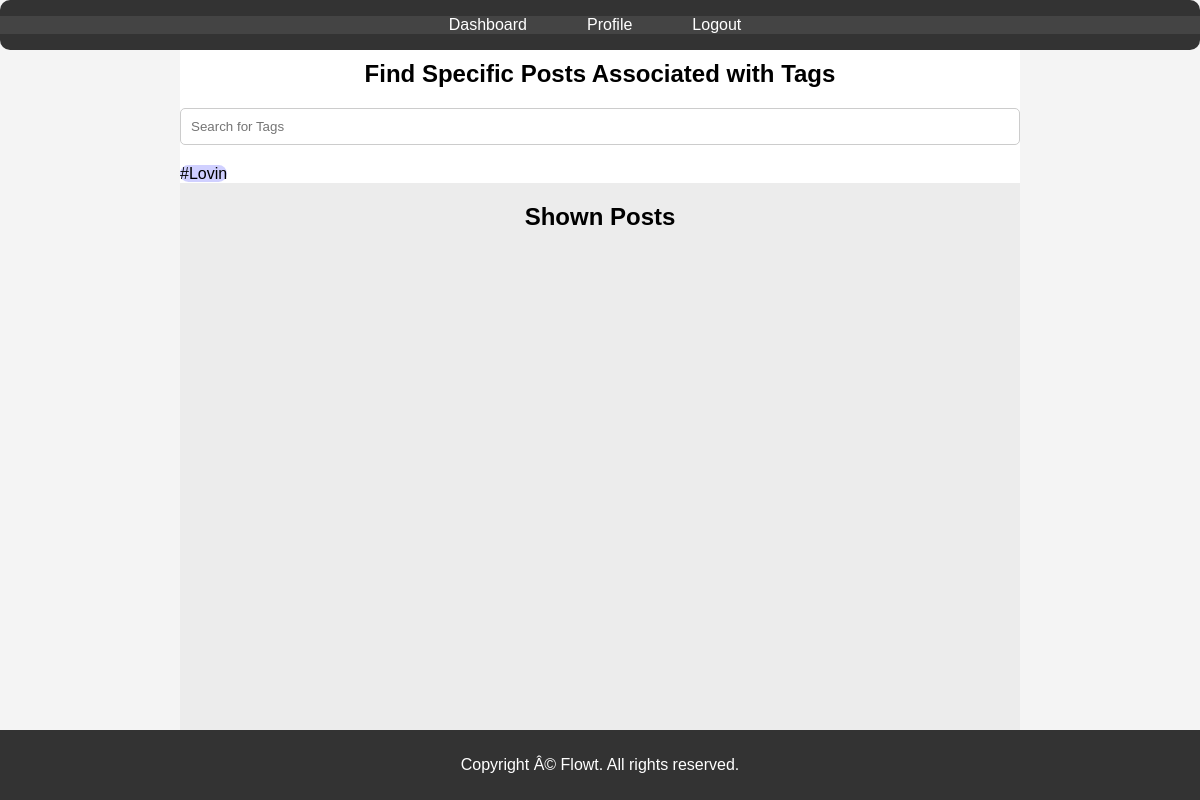
Before: /search with the older database file.
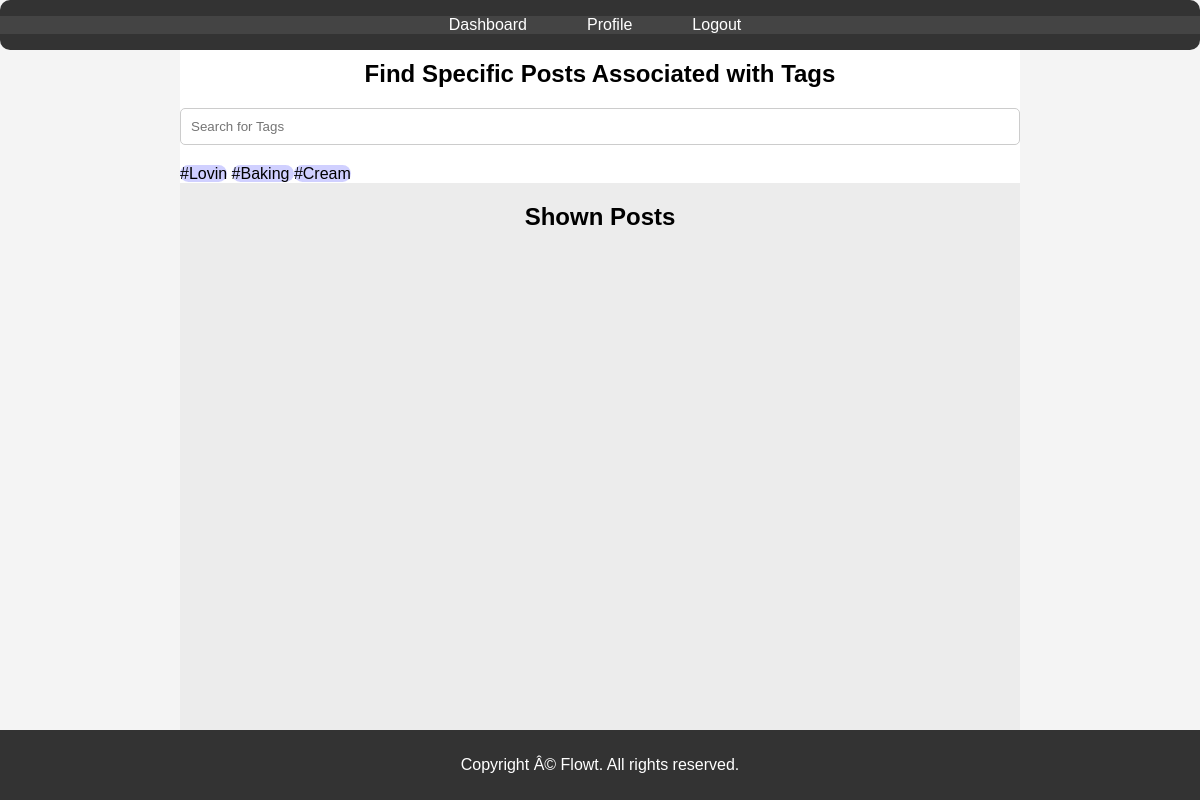
After: the same page with the newer database file.
### FProj/backend.py (models this page shows)
class Post(db.Model):
    id = db.Column(db.Integer, primary_key = True, autoincrement = True)
    title = db.Column(db.String, nullable = False)
    description = db.Column(db.String, nullable = False)
    ingredients = db.Column(db.String, nullable = False)
    label = db.Column(db.String(), nullable = False)
    picture = db.Column(db.String(), nullable = False)
    upvote = db.Column(db.Integer, default = 0, nullable = False)
    user_id = db.Column(db.Integer, db.ForeignKey('user.id'), nullable=False)
    user = db.relationship('User', backref=db.backref('posts', lazy=True))

### FProj/backend.py (the view)
@app.route('/search')
def searchPage():
    users = User.query.all()
    posts = Post.query.all()
    return render_template('search.html', posts=posts, users=users)

### FProj/templates/search.html (shortened to what this page needs)
<!DOCTYPE html>
<html lang="en">
<head>
    <link rel="stylesheet" type="text/css" href="{{ url_for('static', filename='login.css') }}">
</head>
<body class="account-page">
    <header class="account-header">
        <nav class="account-nav">
            <ul>
                <li><a onclick="window.location.href='/main'">Dashboard</a></li>
                <li><a onclick="window.location.href='/account'">Profile</a></li>
                <li><a onclick="window.location.href='/login'">Logout</a></li>
            </ul>
        </nav>
    </header>
    <div class="TagSearch">
        <div>
        <h2>Find Specific Posts Associated with Tags</h2>
        <input type="text" id="filter" name="filter" placeholder="Search for Tags">
        {% for i in posts %}
            {% for j in i.label.split('#') %}
                {% if j != ''%}
                    <a style="background-color: rgb(208, 208, 255); border-radius: 10px; color: black; text-decoration: none"href="/search/{{j}}">#{{j}}</a>
                {% endif%}
            {%endfor%}
        {% endfor %}
        </div>
        <div class="TagPostSearch">
            <h2>Shown Posts</h2>
        </div>
    </div>
    <footer class="account-footer">
        <p>Copyright Â© Flowt. All rights reserved.</p>
    </footer>
</body>
</html>

Changed rows visible on the page:
added Post: j "Baking" "Cream"
